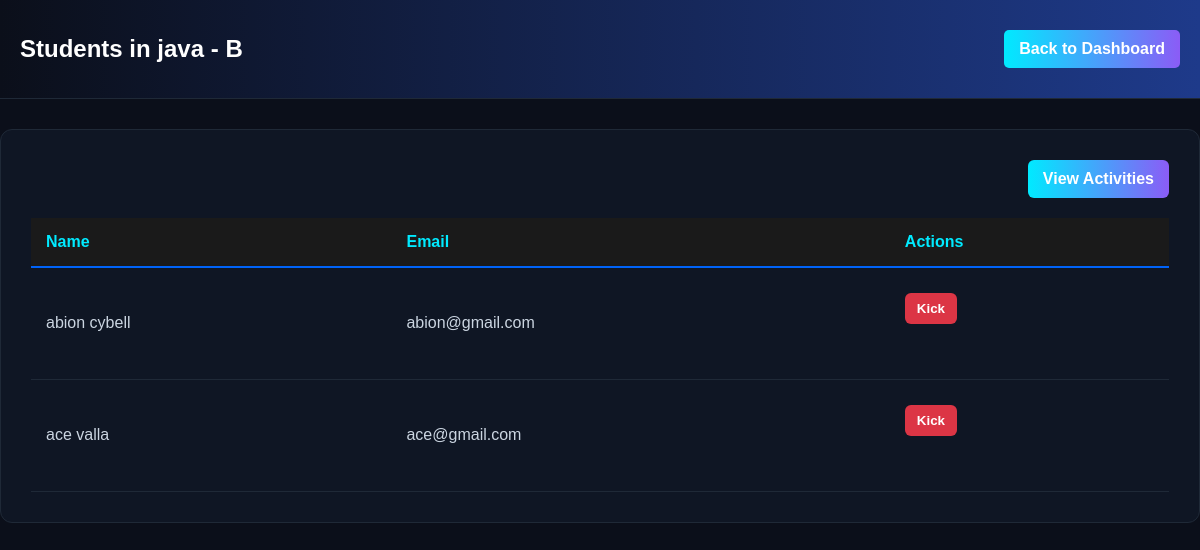
The app's page /public/pages/class_students.php?class_id=7 (signed in) with its own data.
### tables this page shows
CREATE TABLE `classes` (
  `classes_id` int(11) NOT NULL,
  `subject` varchar(100) NOT NULL,
  `section` varchar(50) NOT NULL,
  `code` varchar(50) NOT NULL,
  `user_id` int(11) DEFAULT NULL,
  `class_code` varchar(10) NOT NULL,
  `is_archived` tinyint(1) DEFAULT 0
);

CREATE TABLE `users` (
  `id` int(11) NOT NULL,
  `firstname` varchar(100) DEFAULT NULL,
  `lastname` varchar(100) DEFAULT NULL,
  `email` varchar(100) DEFAULT NULL,
  `password` varchar(255) DEFAULT NULL,
  `role` enum('student','faculty') NOT NULL
);

### public/pages/class_students.php (the view, shortened to what this page needs)
<?php
require_once __DIR__ . '/../../src/Helpers/_init.php';
$class_id = $_GET['class_id'] ?? '';
$user_id = $_SESSION['user']['id'];
$stmt = $conn->prepare('SELECT subject, section FROM classes WHERE classes_id = ? AND user_id = ?');
$stmt->bind_param('ii', $class_id, $user_id);
$stmt->execute();
$result = $stmt->get_result();
$class = $result->fetch_assoc();
$stmt = $conn->prepare('SELECT u.id, u.firstname, u.lastname, u.email FROM users u JOIN enrollments e ON u.id = e.user_id WHERE e.class_id = ? ORDER BY u.firstname, u.lastname');
$stmt->bind_param('i', $class_id);
$stmt->execute();
$result = $stmt->get_result();
$students = $result->fetch_all(MYSQLI_ASSOC);
?>
<!DOCTYPE html>
<html>
<head>
    <link rel="stylesheet" href="../assets/CSS/dashboard.css">
    <link rel="stylesheet" href="../assets/CSS/class_students.css">
</head>
<body>
    <div class="header">
        <h2>Students in <?= htmlspecialchars($class['subject']); ?> - <?= htmlspecialchars($class['section']); ?></h2>
        <a href="dashboard.php" class="logout">Back to Dashboard</a>
    </div>
    <div class="container_act">
        <div class="dashboard-actions">
            <a href="class_activities.php?class_id=<?= htmlspecialchars($class_id); ?>" class="back-btn">View Activities</a>
        </div>
        <?php if (count($students) > 0): ?>
            <table class="students-table">
                <thead>
                    <tr>
                        <th>Name</th>
                        <th>Email</th>
                        <th>Actions</th>
                    </tr>
                </thead>
                <tbody>
                    <?php foreach ($students as $student): ?>
                        <tr>
                            <td><?= htmlspecialchars($student['firstname'] . ' ' . $student['lastname']); ?></td>
                            <td><?= htmlspecialchars($student['email']); ?></td>
                            <td>
                                <div class="student-actions">
                                    <form action="../api/kick_student.php" method="post" style="display:inline;">
                                        <button type="submit" class="kick-btn" onclick="return confirm('Are you sure you want to remove this student from the class?')">Kick</button>
                                    </form>
                                </div>
                            </td>
                        </tr>
                    <?php endforeach; ?>
                </tbody>
            </table>
        <?php else: ?>
            <p class="no-students">No students enrolled yet.</p>
        <?php endif; ?>
    </div>
</body>
</html>

### public/assets/CSS/dashboard.css (style rules this page uses)
body { margin: 0; font-family: Arial, sans-serif; background: #0b0f1a; color: white; }
a { color: #00eaff; text-decoration: none; }
.header { display: flex; justify-content: space-between; align-items: center; padding: 15px 20px; background: linear-gradient(90deg, #0b0f1a, #1e3a8a); border-bottom: 1px solid #1f2937; }
button, .btn, .submit-btn, .logout, .delete-class-btn, .trash-btn, .leave-btn, .start-btn { display: inline-block; padding: 10px 15px; border: none; border-radius: 6px; cursor: pointer; font-weight: bold; transition: all 0.3s ease; text-decoration: none; text-align: center; box-sizing: border-box; display: inline-block; padding: 10px 15px; background: linear-gradient(90deg, #00eaff, #8b5cf6); color: white; text-decoration: none; border-radius: 5px; font-weight: bold; }
.container_act { max-width: 1350px; margin: 30px auto; padding: 30px; background: rgba(17, 24, 39, 0.8); border: 1px solid #1f2937; border-radius: 12px; }
.logout { display: inline-block; padding: 10px 15px; background: linear-gradient(90deg, #00eaff, #8b5cf6); color: white; text-decoration: none; border-radius: 5px; font-weight: bold; }
.dashboard-actions { display: flex; justify-content: flex-end; margin-bottom: 15px; gap: 10px; }
form { margin-bottom: 30px; }
button { display: block; width: 200px; padding: 10px; margin: 10px 0; background: #007bff; color: white; border: none; border-radius: 5px; cursor: pointer; transition: all 0.3s ease; }
form button { width: auto; padding: 8px 15px; }

### public/assets/CSS/class_students.css (style rules this page uses)
body { margin: 0; font-family: Arial, sans-serif; background: #0b0f1a; color: white; }
a { color: #00eaff; text-decoration: none; }
.header { display: flex; justify-content: space-between; align-items: center; padding: 15px 20px; background: linear-gradient(90deg, #0b0f1a, #1e3a8a); border-bottom: 1px solid #1f2937; }
.container_act { max-width: 1350px; margin: 30px auto; padding: 30px; background: rgba(17, 24, 39, 0.8); border: 1px solid #1f2937; border-radius: 12px; }
.dashboard-actions { display: flex; justify-content: flex-end; margin-bottom: 15px; gap: 10px; }
.back-btn { display: inline-block; padding: 10px 15px; background: linear-gradient(90deg, #00eaff, #8b5cf6); color: white; text-decoration: none; border-radius: 6px; font-weight: bold; transition: all 0.3s ease; }
.students-table { width: 100%; border-collapse: collapse; margin-top: 20px; }
.students-table thead { background: #1a1a1a; border-bottom: 2px solid #0063f8; }
.students-table th { padding: 15px; text-align: left; color: #00eaff; font-weight: bold; }
.students-table tbody tr { border-bottom: 1px solid #1f2937; transition: background 0.2s ease; }
.students-table td { padding: 15px; color: #cbd5e1; }
.student-actions { display: flex; gap: 10px; }
.view-btn, .kick-btn { display: inline-block; padding: 8px 12px; text-decoration: none; border-radius: 6px; font-weight: bold; transition: all 0.3s ease; border: none; cursor: pointer; }
.kick-btn { background: #dc3545; color: white; }

### records on screen
classes: subject "java", section "B"
users: firstname+lastname "abion cybell", email "abion@gmail.com"
users: firstname+lastname "ace valla", email "ace@gmail.com"
